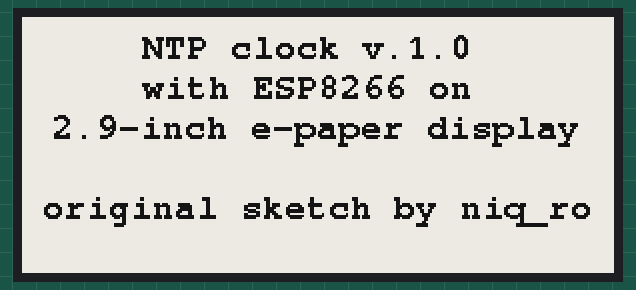
Bench run of a sketch on a simulated ESP8266 (NodeMCU). On the bench: 296×128 one-colour display. WiFi joins after 1.5 s; servers stay silent unless stated; network time is answered at once with the bench clock; the local clock reads 2024-03-15 10:24:30 at power-on unless the sketch sets it; what the sketch prints to the serial monitor is not drawn.

Above: at 4.3 s.
At 7.8 s:
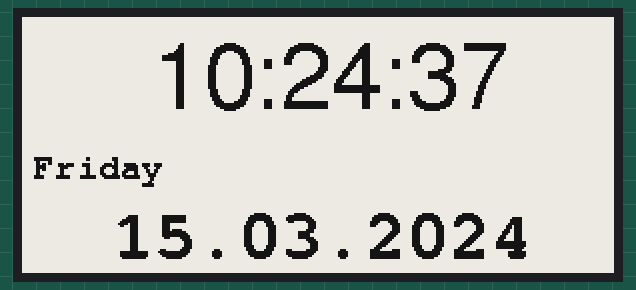
At 14.9 s:
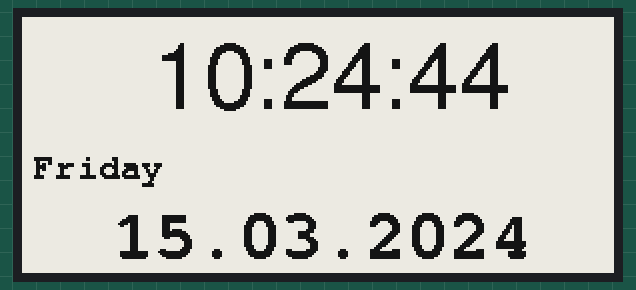
At 22.9 s:
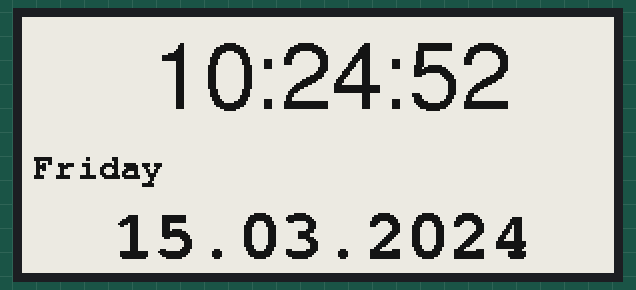
At 30.9 s:
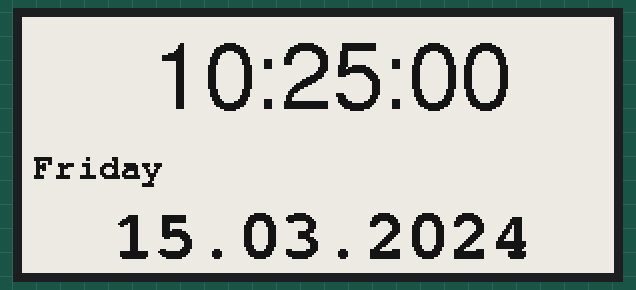
At 38.9 s:
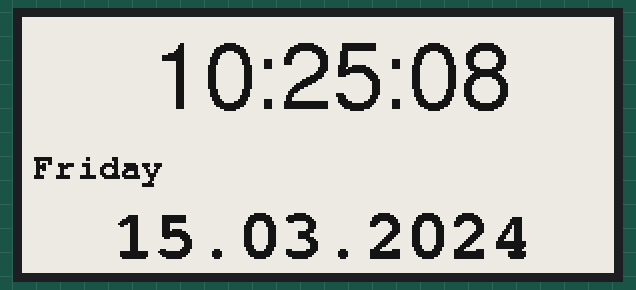

The sketch:

eink_NTPclock_1.ino
```cpp
/* NTP clock on 2.9" e-ink display
 * original design by niq_ro: https://github.com/tehniq3/
 * v.1 - base NTP clock
*/

#include <ESP8266WiFi.h>
#include <ESP8266WiFiMulti.h>
#include <NTPClient.h>
#include <WiFiUdp.h>
#include <ESP8266WebServer.h>
#include <WiFiManager.h>         //https://github.com/tzapu/WiFiManager

// base class GxEPD2_GFX can be used to pass references or pointers to the display instance as parameter, uses ~1.2k more code
// enable or disable GxEPD2_GFX base class
#define ENABLE_GxEPD2_GFX 0

#include <GxEPD2_BW.h>  // https://github.com/ZinggJM/GxEPD2
#include <GxEPD2_3C.h>
#include <Fonts/FreeMonoBold9pt7b.h>
#include <Fonts/FreeSans24pt7b.h>
#include <Fonts/FreeMonoBold18pt7b.h>

// ESP8266 SS=15->D8,SCL(SCK)=14->D5,SDA(MOSI)=13->D7,BUSY=16->D0,RST=5->D1,DC=4->D2
// https://randomnerdtutorials.com/esp8266-pinout-reference-gpios/

// 2.13'' EPD Module
//GxEPD2_BW<GxEPD2_213_BN, GxEPD2_213_BN::HEIGHT> display(GxEPD2_213_BN(/*CS=5*/ 15, /*DC=*/ 4, /*RST=*/ 5, /*BUSY=*/ 16)); // DEPG0213BN 122x250, SSD1680
//GxEPD2_3C<GxEPD2_213_Z98c, GxEPD2_213_Z98c::HEIGHT> display(GxEPD2_213_Z98c(/*CS=5*/ 15, /*DC=*/ 4, /*RST=*/ 5, /*BUSY=*/ 16)); // GDEY0213Z98 122x250, SSD1680

// 2.9'' EPD Module
GxEPD2_BW<GxEPD2_290_BS, GxEPD2_290_BS::HEIGHT> display(GxEPD2_290_BS(/*CS=5*/ 15, /*DC=*/ 4, /*RST=*/ 5, /*BUSY=*/ 16)); // DEPG0290BS 128x296, SSD1680
//GxEPD2_3C<GxEPD2_290_C90c, GxEPD2_290_C90c::HEIGHT> display(GxEPD2_290_C90c(/*CS=5*/ 15, /*DC=*/ 4, /*RST=*/ 5, /*BUSY=*/ 16)); // GDEM029C90 128x296, SSD1680

const long timezoneOffset = 2; // ? hours
const char          *ntpServer  = "pool.ntp.org"; // change it to local NTP server if needed
const unsigned long updateDelay = 900000;         // update time every 15 min
const unsigned long retryDelay  = 5000;           // retry 5 sec later if time query failed

unsigned long tpafisare;
unsigned long tpinfo = 60000;  // 15000 for test in video

unsigned long lastUpdatedTime = updateDelay * -1;
unsigned int  second_prev = 0;
bool          colon_switch = false;

WiFiUDP ntpUDP;
NTPClient timeClient(ntpUDP, ntpServer);

byte DST = 1;
byte DST0;
bool updated;
byte a = 0;

int ora = 20;
int minut = 24;
int secundar = 0;
int zi, zi2, luna, an;
String weekDays[7]={"Sunday", "Monday", "Tuesday", "Wednesday", "Thursday", "Friday", "Saturday"};


void setup()
{
  display.init(115200,true,50,false);

   //WiFiManager
    //Local intialization. Once its business is done, there is no need to keep it around
    WiFiManager wifiManager;
    //reset saved settings
    //wifiManager.resetSettings();

    //set custom ip for portal
    //wifiManager.setAPStaticIPConfig(IPAddress(10,0,1,1), IPAddress(10,0,1,1), IPAddress(255,255,255,0));

    //fetches ssid and pass from eeprom and tries to connect
    //if it does not connect it starts an access point with the specified name
    //here  "AutoConnectAP"
    //and goes into a blocking loop awaiting configuration

    wifiManager.autoConnect("AutoConnectAP");

    //or use this for auto generated name ESP + ChipID
    //wifiManager.autoConnect();

    //if you get here you have connected to the WiFi
    Serial.println("connected...yeey :)");

    delay(500);

timeClient.setTimeOffset((timezoneOffset + DST)*3600);
 timeClient.begin();

   intro();
   delay(3000);

  display.setRotation(1);
}


void loop() {
   if (WiFi.status() == WL_CONNECTED && millis() - lastUpdatedTime >= updateDelay) {
    updated = timeClient.update();
    if (updated) {
      Serial.println("NTP time updated.");
      getYear();
      getMonth();
      getDay();
      zi2 = timeClient.getDay();
      lastUpdatedTime = millis();
    } else {
      Serial.println("Failed to update time. Waiting for retry...");
      lastUpdatedTime = millis() - updateDelay + retryDelay;
    }
  } else {
    if (WiFi.status() != WL_CONNECTED) Serial.println("WiFi disconnected!");
  }

unsigned long t = millis();

ora = timeClient.getHours();
minut = timeClient.getMinutes();
secundar = timeClient.getSeconds();

   ceas();
  delay(500);

 // display.hibernate();
}  // end main loop


void ceas()
{
  display.setPartialWindow(0, 0, display.width(), 296); //this sets a window for the partial update, so the values can update without refreshing the entire screen.
  display.firstPage();
   display.setFont(&FreeSans24pt7b);
  //display.setFont(&FreeMonoBold18pt7b);
  display.setTextColor(GxEPD_BLACK);
//  display.setFullWindow();
display.fillScreen(GxEPD_WHITE);
  do
  {
    display.setCursor(65, 45);
    display.print(ora/10);
    display.print(ora%10);
    display.print(":");
    display.print(minut/10);
    display.print(minut%10);
    display.print(":");
    display.print(secundar/10);
    display.print(secundar%10);

    display.setFont(&FreeMonoBold9pt7b);
    display.setCursor(5, 80);
    display.print(weekDays[zi2]);

    display.setFont(&FreeMonoBold18pt7b);
    display.setCursor(45, 120);
    display.print(zi/10);
    display.print(zi%10);
    display.print(".");
    display.print(luna/10);
    display.print(luna%10);
    display.print(".");
    display.print(an);
  }
  while (display.nextPage());
}

void intro()
{
  display.setRotation(1);
  display.setFont(&FreeMonoBold9pt7b);
  //display.setFont(&FreeMonoBold18pt7b);
  display.setTextColor(GxEPD_BLACK);
  display.setFullWindow();
  display.firstPage();
  do
  {
    display.fillScreen(GxEPD_WHITE);
    display.setCursor(60, 20);
    display.print("NTP clock v.1.0");
    display.setCursor(60, 40);
    display.print("with ESP8266 on");
    display.setCursor(15, 60);
    display.print("2.9-inch e-paper display");
    display.setCursor(10, 100);
    display.print("original sketch by niq_ro");
  }
  while (display.nextPage());
}


 void getYear() {
  time_t rawtime = timeClient.getEpochTime();
  struct tm * ti;
  ti = localtime (&rawtime);
  an = ti->tm_year + 1900;
  Serial.print("year = ");
  Serial.println(an);
}

void getMonth() {
  time_t rawtime = timeClient.getEpochTime();
  struct tm * ti;
  ti = localtime (&rawtime);
  luna = ti->tm_mon + 1;
  Serial.print("month = ");
  Serial.println(luna);
}

void getDay() {
  time_t rawtime = timeClient.getEpochTime();
  struct tm * ti;
  ti = localtime (&rawtime);
  zi = ti->tm_mday;
  Serial.print("day = ");
  Serial.println(zi);
}
```

Measured:
- what the display in image 0 shows lasts 3.5 s, from 4.3 s to 7.8 s
- what the display in image 1 shows lasts 1.0 s, from 7.8 s to 8.8 s
